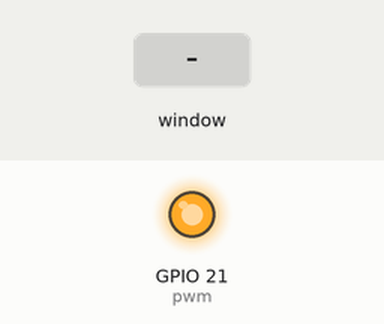
Bench run of a program on a simulated Raspberry Pi (BCM pin numbers). Parts: output pins drawn as LEDs (lit = HIGH). The test bench sets the inputs (shaded band). The desktop window is not drawn, its controls go by their first labels and the mouse button is held 0.15 s.

Above: at 1.2 s.
1.3 s: slider 1 in the window set to 50
At 2.4 s:
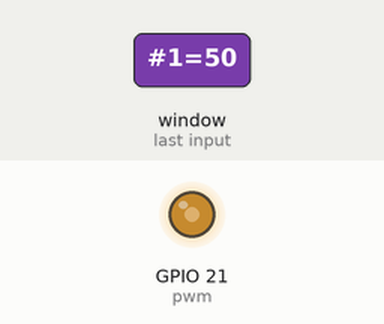
2.8 s: slider 1 in the window set to 100
At 3.6 s:
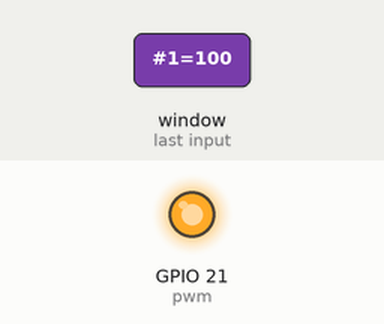
4.3 s: slider 1 in the window set to 0
At 4.7 s:
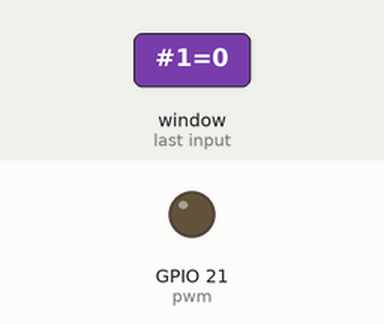
Timing chart, 0 to 7.3 s (numbered marks = the images above; inputs shaded):
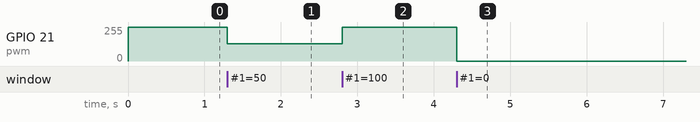

Measured:
- after the input at 1.3 s, GPIO 21 (pwm): 255/255 → 128/255 at once
- after the input at 2.8 s, GPIO 21 (pwm): 128/255 → 255/255 at once
- after the input at 4.3 s, GPIO 21 (pwm): 255/255 → 0/255 at once

The program:

gui_pwm.py
```python
# pwm.py
from Tkinter import *
import RPi.GPIO as GPIO
import time
GPIO.setmode(GPIO.BCM)
GPIO.setup(21, GPIO.OUT)
pwm = GPIO.PWM(21, 500)
pwm.start(100)


class App:

    def update(self, duty):
        pwm.ChangeDutyCycle(float(duty))

    def __init__(self, master):
        frame = Frame(master)
        frame.pack()

        scale = Scale(frame, from_=0, to=100,
                      orient=HORIZONTAL, command=self.update)
        scale.grid(row=0)


root = Tk()
root.wm_title('PWM Power Control')
app = App(root)
root.geometry("200x50+0+0")
root.mainloop()
```
